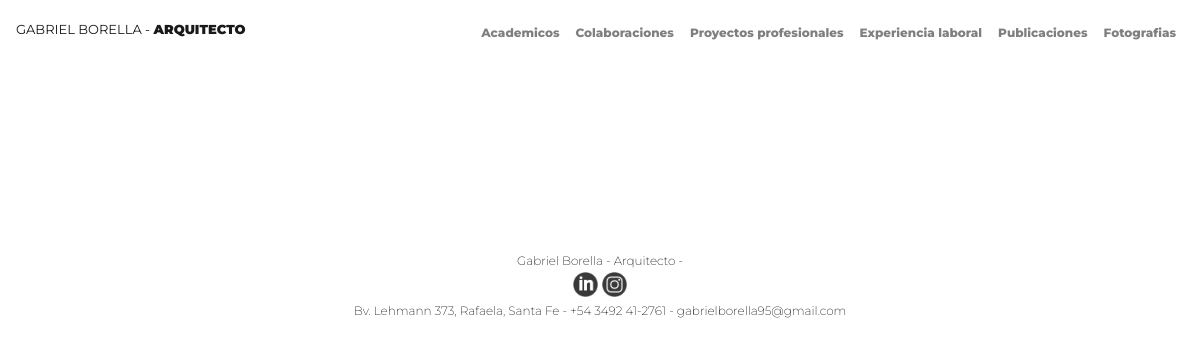
The app's page /ver_detalles/12/, older data.
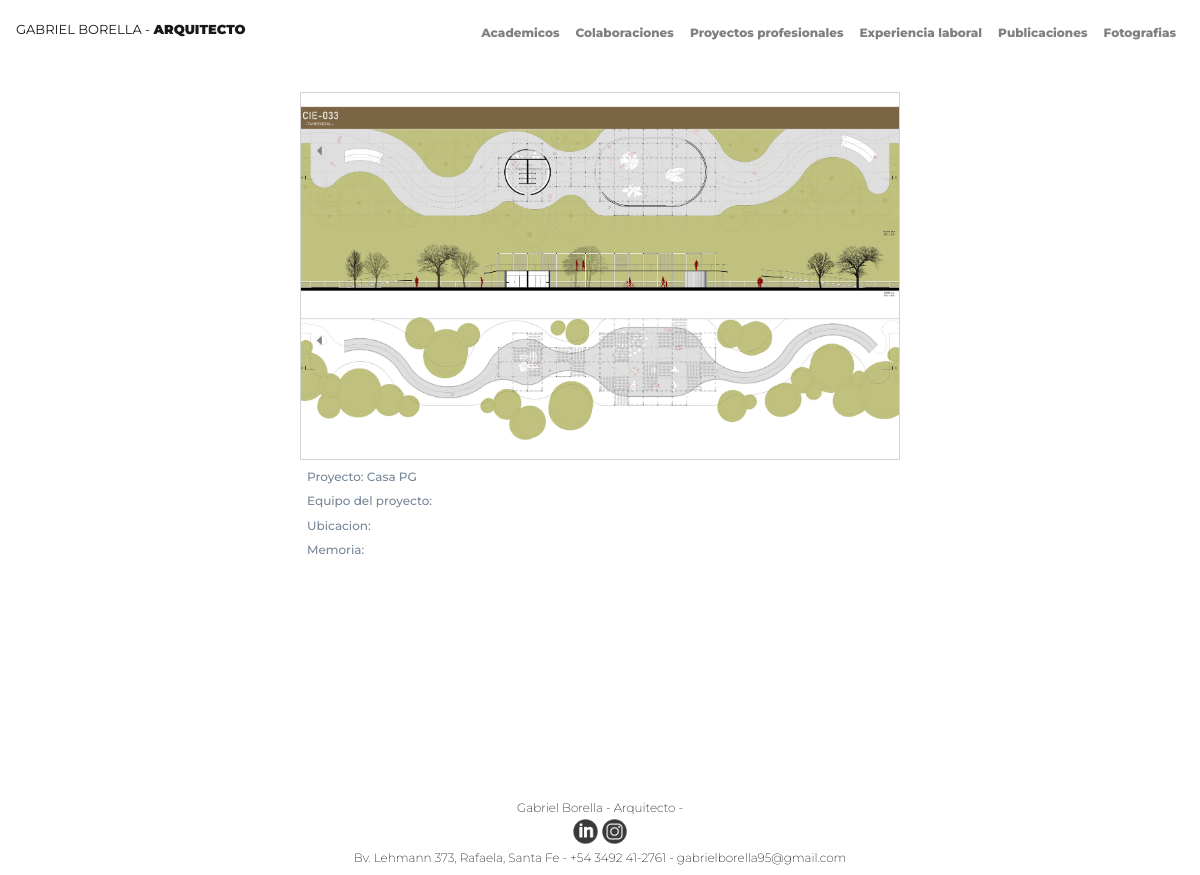
The same page, newer data.
### inicio/models.py (models this page shows, shortened)
class Imagen(models.Model):
    proyecto = models.ForeignKey(Proyecto, on_delete=models.CASCADE,blank=True, null=True )
    img = models.ImageField(upload_to='imagenes/%Y/%m/%d', null=True)
    resumen = models.CharField('Explicacion',max_length=500, blank=True, null=True)
    estado = models.BooleanField(default=True)
    class Meta:
        verbose_name='Imagen'
        verbose_name_plural='Imagenes'
        ordering=['id']

class Proyecto(models.Model):
    nombre = models.CharField('Nombre del proyecto', max_length=100, blank=True, null=True)
    img_principal = models.ImageField(upload_to='principales/%Y/%m/%d', null=True, blank=True)
    ubicacion = models.CharField('Ubicacion', max_length=100, blank=True, null=True)
    anio = models.IntegerField('A#o', blank=True, null=True)
    categoria = models.ForeignKey(Categoria, on_delete=models.CASCADE)
    equipo = models.CharField('Equipo de proyecto',max_length=300, blank=True, null=True)
    descripcion = models.TextField('Memoria',blank=True, null=True)
    estado = models.BooleanField(default=True)
    orden = models.IntegerField(blank=True, null=True)
    class Meta:
        verbose_name='Proyecto'
        verbose_name_plural='Proyectos'
        ordering = ['orden']

### inicio/views.py (the view)
# urls.py: path('ver_detalles/<int:id>/', views.ver_detalles, name='ver_detalles'),
def ver_detalles(request, id):
    detalles = Imagen.objects.filter(proyecto=id)
    contexto = {
        'detalles':detalles,
    }
    return render(request, 'inicio/galeria.html', contexto)

### inicio/templates/inicio/galeria.html (shortened to what this page needs)
{% extends 'inicio/index.html' %}
{% block nav %}
<nav class="navbar navbar-expand-md fixed-top mb-auto  navbar-light navbar-toggleable-md menu-fixed">
     <label><a class="navbar-brand nombre active" href="{% url 'inicio:proyectos_list' %}">GABRIEL BORELLA - <span class="arq">ARQUITECTO</span></a></label>
      <div class="collapse navbar-collapse" id="contenido-nav">
            <div class="navbar-nav text-center ml-auto desplegable">
              <a class="nav-item nav-link menu" aria-current="page" href="{% url 'inicio:academico' categoria_id=2 %}">Academicos</a>
              <a class="nav-item nav-link menu" href="{% url 'inicio:colaboraciones' categoria_id=1 %}">Colaboraciones</a>
              <a class="nav-item nav-link menu" href="{% url 'inicio:profesionales' categoria_id=3 %}">Proyectos profesionales</a>
              <a class="nav-item nav-link menu" href="{% url 'inicio:exp_laboral' categoria_id=4 %}">Experiencia laboral </a>
              <a class="nav-item nav-link menu" href="{% url 'inicio:publicaciones' categoria_id=5 %}">Publicaciones</a>
              <a class="nav-item nav-link menu" href="{% url 'inicio:fotos' %}">Fotografias</a>
          </div>
      </div>
    </nav>
  {% endblock nav %}
{% block content %}
<div class="container-md-carrousel"">
      <div class="row">
            <div class="col-sm-12">
                  <div id="carouselExampleControls" class="carousel slide" data-ride="carousel">
                        <div class="carousel-inner">
                                    {% for imagen in detalles %}
                              <div class="carousel-item {% if forloop.counter0 == 0 %} active {% endif %} ">
                                    <img src="{{imagen.img.url}}" alt="..." class="d-block w-100">
                              <a class="carousel-control-prev" href="#carouselExampleControls" role="button" data-slide="prev">
                              </a>
                              <a class="carousel-control-next" href="#carouselExampleControls" role="button" data-slide="next">
                              </a>
                              <div class="datos-proyecto">
                                    <h4 class="name-proj">Proyecto: {{imagen.proyecto.nombre}}</h4>
                                    <h4 class="name-arq">Equipo del proyecto: {{imagen.proyecto.arquitecto}}</h4>
                                    <h5 class="name-arq">Ubicacion: {{imagen.proyecto.datos.ubicacion}}</h5>
                                    <h6 class="name-arq">Memoria: {{imagen.proyecto.descripcion}}</h6>
                                    <br><br><br>
                              </div>
                        </div>
                              {% endfor %}
                        </div>
                  </div>
            </div>
      </div>
</div>
<br><br>
{% endblock content %}

Row changes from the older to the newer data that the page shows:
added Imagen: img (picture), proyecto.nombre "Casa PG"
